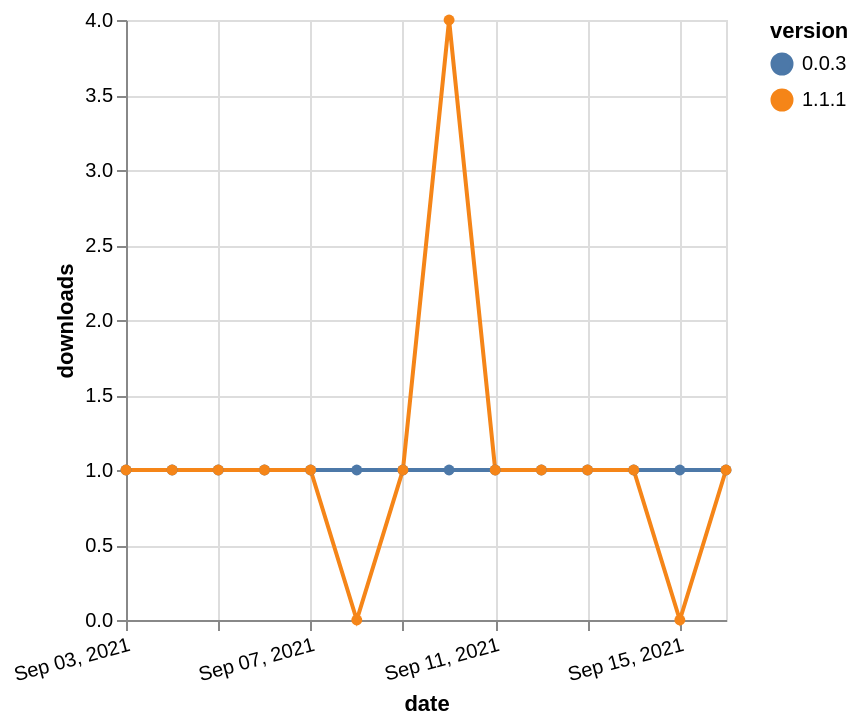

Source (Vega-Lite JSON):
### Vega-Lite specification from a JSON file in a GitHub repository (floating-point values rounded to 4 significant figures)
{"$schema": "https://vega.github.io/schema/vega-lite/v5.json", "description": "A simple bar chart with embedded data.", "data": {"values": [{"date": "2021-09-03", "total": 239, "delta": 1, "version": "0.0.3"}, {"date": "2021-09-04", "total": 240, "delta": 1, "version": "0.0.3"}, {"date": "2021-09-05", "total": 241, "delta": 1, "version": "0.0.3"}, {"date": "2021-09-06", "total": 242, "delta": 1, "version": "0.0.3"}, {"date": "2021-09-07", "total": 243, "delta": 1, "version": "0.0.3"}, {"date": "2021-09-08", "total": 244, "delta": 1, "version": "0.0.3"}, {"date": "2021-09-09", "total": 245, "delta": 1, "version": "0.0.3"}, {"date": "2021-09-10", "total": 246, "delta": 1, "version": "0.0.3"}, {"date": "2021-09-11", "total": 247, "delta": 1, "version": "0.0.3"}, {"date": "2021-09-12", "total": 248, "delta": 1, "version": "0.0.3"}, {"date": "2021-09-13", "total": 249, "delta": 1, "version": "0.0.3"}, {"date": "2021-09-14", "total": 250, "delta": 1, "version": "0.0.3"}, {"date": "2021-09-15", "total": 251, "delta": 1, "version": "0.0.3"}, {"date": "2021-09-16", "total": 252, "delta": 1, "version": "0.0.3"}, {"date": "2021-09-03", "total": 254, "delta": 1, "version": "1.1.1"}, {"date": "2021-09-04", "total": 255, "delta": 1, "version": "1.1.1"}, {"date": "2021-09-05", "total": 256, "delta": 1, "version": "1.1.1"}, {"date": "2021-09-06", "total": 257, "delta": 1, "version": "1.1.1"}, {"date": "2021-09-07", "total": 258, "delta": 1, "version": "1.1.1"}, {"date": "2021-09-08", "total": 258, "delta": 0, "version": "1.1.1"}, {"date": "2021-09-09", "total": 259, "delta": 1, "version": "1.1.1"}, {"date": "2021-09-10", "total": 263, "delta": 4, "version": "1.1.1"}, {"date": "2021-09-11", "total": 264, "delta": 1, "version": "1.1.1"}, {"date": "2021-09-12", "total": 265, "delta": 1, "version": "1.1.1"}, {"date": "2021-09-13", "total": 266, "delta": 1, "version": "1.1.1"}, {"date": "2021-09-14", "total": 267, "delta": 1, "version": "1.1.1"}, {"date": "2021-09-15", "total": 267, "delta": 0, "version": "1.1.1"}, {"date": "2021-09-16", "total": 268, "delta": 1, "version": "1.1.1"}]}, "width": "container", "mark": {"type": "line", "point": {"filled": true}}, "encoding": {"x": {"field": "date", "type": "temporal", "timeUnit": "yearmonthdate", "title": "date", "axis": {"labelAngle": -15}}, "y": {"field": "delta", "type": "quantitative", "title": "downloads"}, "color": {"field": "version", "type": "nominal"}, "tooltip": {"field": "delta"}}}
